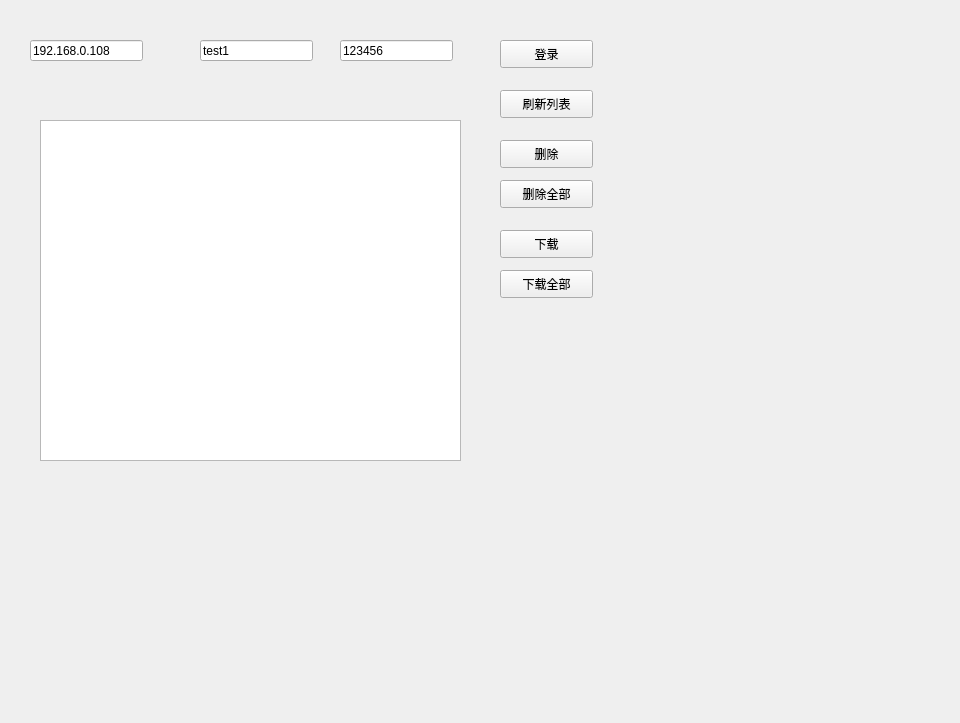
<?xml version="1.0" encoding="UTF-8"?>
<ui version="4.0">
 <class>Form</class>
 <widget class="QWidget" name="Form">
  <property name="geometry">
   <rect>
    <x>0</x>
    <y>0</y>
    <width>960</width>
    <height>723</height>
   </rect>
  </property>
  <property name="windowTitle">
   <string>Form</string>
  </property>
  <widget class="QPushButton" name="btn_login">
   <property name="geometry">
    <rect>
     <x>500</x>
     <y>40</y>
     <width>93</width>
     <height>28</height>
    </rect>
   </property>
   <property name="text">
    <string>登录</string>
   </property>
  </widget>
  <widget class="QLineEdit" name="ledit_ip">
   <property name="geometry">
    <rect>
     <x>30</x>
     <y>40</y>
     <width>113</width>
     <height>21</height>
    </rect>
   </property>
   <property name="text">
    <string>192.168.0.108</string>
   </property>
  </widget>
  <widget class="QLineEdit" name="ledit_name">
   <property name="geometry">
    <rect>
     <x>200</x>
     <y>40</y>
     <width>113</width>
     <height>21</height>
    </rect>
   </property>
   <property name="text">
    <string>test1</string>
   </property>
  </widget>
  <widget class="QLineEdit" name="ledit_passwd">
   <property name="geometry">
    <rect>
     <x>340</x>
     <y>40</y>
     <width>113</width>
     <height>21</height>
    </rect>
   </property>
   <property name="text">
    <string>123456</string>
   </property>
  </widget>
  <widget class="QPushButton" name="btn_refre">
   <property name="geometry">
    <rect>
     <x>500</x>
     <y>90</y>
     <width>93</width>
     <height>28</height>
    </rect>
   </property>
   <property name="text">
    <string>刷新列表</string>
   </property>
  </widget>
  <widget class="QPushButton" name="btn_delete">
   <property name="geometry">
    <rect>
     <x>500</x>
     <y>140</y>
     <width>93</width>
     <height>28</height>
    </rect>
   </property>
   <property name="text">
    <string>删除</string>
   </property>
  </widget>
  <widget class="QListWidget" name="listWidget">
   <property name="geometry">
    <rect>
     <x>40</x>
     <y>120</y>
     <width>421</width>
     <height>341</height>
    </rect>
   </property>
  </widget>
  <widget class="QPushButton" name="btn_download">
   <property name="geometry">
    <rect>
     <x>500</x>
     <y>230</y>
     <width>93</width>
     <height>28</height>
    </rect>
   </property>
   <property name="text">
    <string>下载</string>
   </property>
  </widget>
  <widget class="QPushButton" name="btn_download_all">
   <property name="geometry">
    <rect>
     <x>500</x>
     <y>270</y>
     <width>93</width>
     <height>28</height>
    </rect>
   </property>
   <property name="text">
    <string>下载全部</string>
   </property>
  </widget>
  <widget class="QPushButton" name="btn_delete_all">
   <property name="geometry">
    <rect>
     <x>500</x>
     <y>180</y>
     <width>93</width>
     <height>28</height>
    </rect>
   </property>
   <property name="text">
    <string>删除全部</string>
   </property>
  </widget>
 </widget>
 <resources/>
 <connections/>
</ui>
